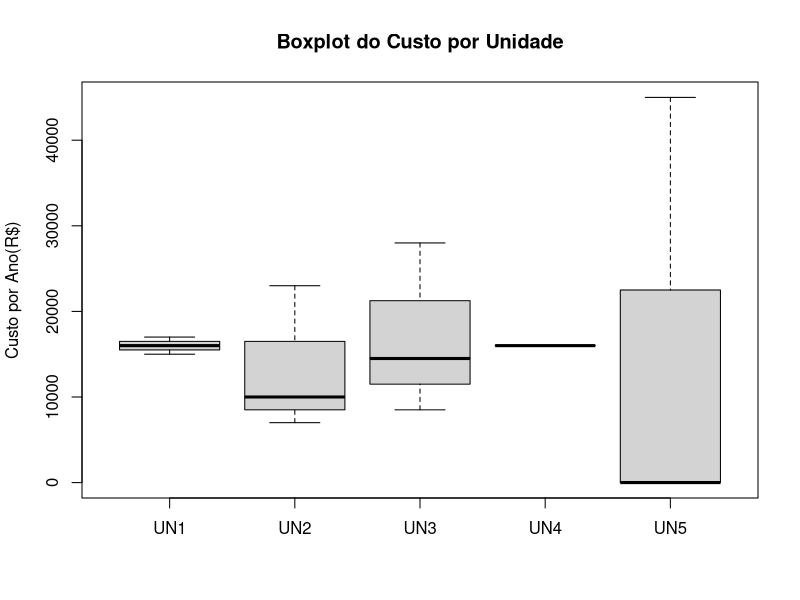
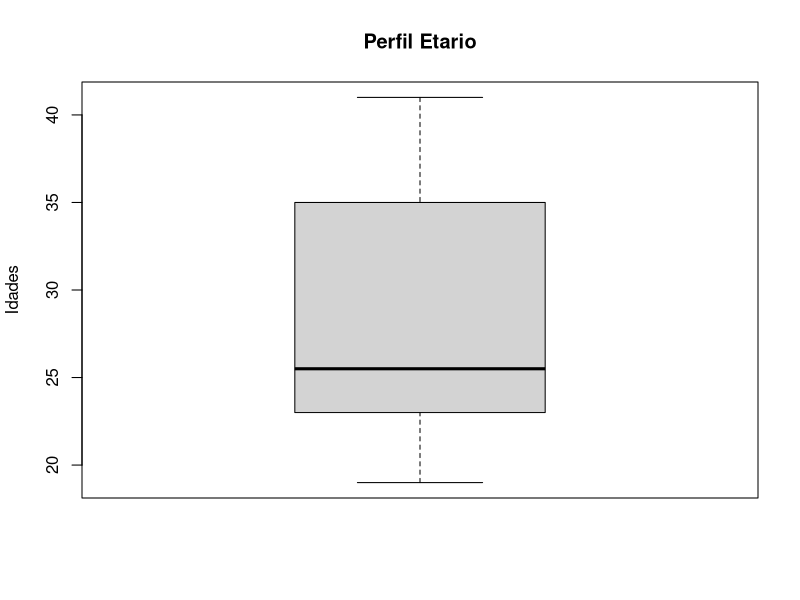

Reproduce these figures in R, in order.
# Análise do Custo por Unidade
UN1 = c(15000, 16000, 17000)
UN2 = c(23000, 10000, 7000)
UN3 = c(8500, 14500, 28000)
UN4 = c(16000, 16000, 16000)
UN5 = c(45000, 0, 0)

faturamento = data.frame(UN1, UN2, UN3, UN4, UN5)
head(faturamento)
print("===============================================================================================================")
boxplot(faturamento, main='Boxplot do Custo por Unidade', ylab='Custo por Ano(R$)')
summary(faturamento)
print("===============================================================================================================")

# Análise do Perfil Etário.
PERFIL = c(23, 21, 19, 35, 23, 41, 23, 28, 37, 35)

faturamento = data.frame(PERFIL)
head(faturamento)
print("===============================================================================================================")
boxplot(faturamento, main='Perfil Etario', ylab='Idades')
summary(faturamento)
print("===============================================================================================================")